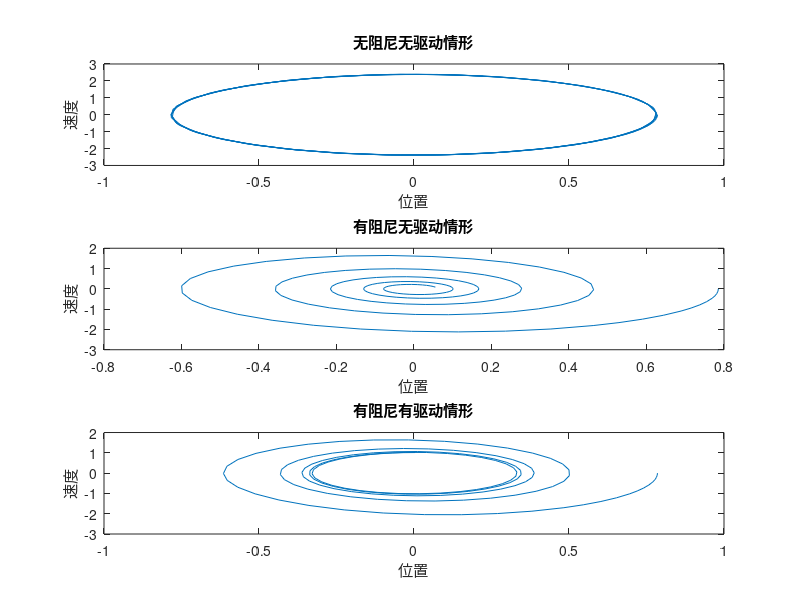

Write the MATLAB code that produced this figure.
% 定义常数
g = 9.81; % 重力加速度
L = 1; % 摆长
b = 0.5; % 阻尼系数
A = 0.5; % 驱动力幅度
w = sqrt(g/L); % 驱动力频率

% 定义时间范围
tspan = [0 10];

% 定义初始条件 [theta; omega]
init = [pi/4; 0];

% 定义单摆的运动方程
pendulum_nodamping_nodrive = @(t, Y) [Y(2); -g/L*sin(Y(1))];
pendulum_damping_nodrive = @(t, Y) [Y(2); -g/L*sin(Y(1)) - b*Y(2)];
pendulum_damping_drive = @(t, Y) [Y(2); -g/L*sin(Y(1)) - b*Y(2) + A*cos(w*t)];

% 使用ode45求解
[t1, Y1] = ode45(pendulum_nodamping_nodrive, tspan, init);
[t2, Y2] = ode45(pendulum_damping_nodrive, tspan, init);
[t3, Y3] = ode45(pendulum_damping_drive, tspan, init);

% 绘制速度-位置关系曲线
figure
subplot(3,1,1)
plot(Y1(:,1), Y1(:,2))
title('无阻尼无驱动情形')
xlabel('位置')
ylabel('速度')

subplot(3,1,2)
plot(Y2(:,1), Y2(:,2))
title('有阻尼无驱动情形')
xlabel('位置')
ylabel('速度')

subplot(3,1,3)
plot(Y3(:,1), Y3(:,2))
title('有阻尼有驱动情形')
xlabel('位置')
ylabel('速度')